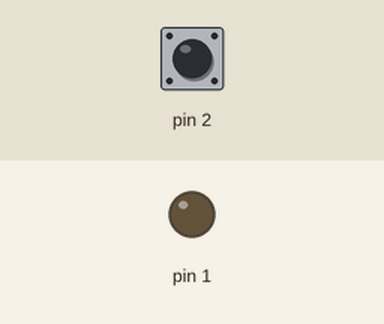
This sketch was run on a simulated Arduino Uno, built with avr-gcc and run on an emulated ATmega328P. Parts: output pins drawn as LEDs (lit = HIGH). The inputs (shaded band) are chosen by the test bench; at power-on: pin 2 HIGH.

Above: at 0.3 s.
At 31.4 s:
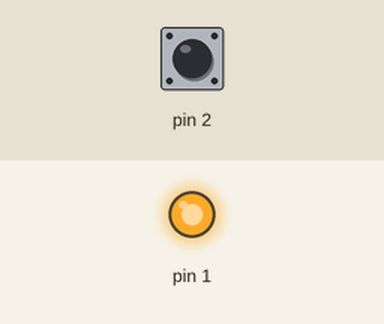
Timing chart, 0 to 32.9 s (numbered marks = the images above):
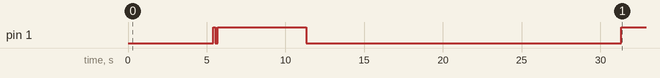

The sketch:

banner.ino
```cpp
// fun/banner - Tier 1
//
// Types an ASCII-art banner into Notepad, then leaves it on screen.
//
// Deliberately benign and unmissable: this is the awareness-training payload.
// Run it in a room where people can see the screen and watch them work out on
// their own that a keyboard typed it. The pause at the end is the whole point -
// do not cut it short.
//
// Uses only unshifted-safe ASCII so it renders identically on US and UK
// layouts. See lib/duck/duck.h for why that matters.

#include <duck.h>

static const char BANNER[] PROGMEM =
    "##############################################################\n"
    "#                                                            #\n"
    "#   THIS TEXT WAS TYPED BY A USB KEYBOARD.                  #\n"
    "#                                                            #\n"
    "#   Nothing was infected. Nothing was copied.               #\n"
    "#   A device that looks like a flash drive can              #\n"
    "#   type ANY key, in ANY order, with no permission.         #\n"
    "#                                                            #\n"
    "#   If this surprised you, plug-in devices are worth        #\n"
    "#   a second look. Ask IT.                                  #\n"
    "#                                                            #\n"
    "##############################################################\n";

// Long enough that a passer-by has time to read it. Bump freely.
#define HOLD_MS 20000

void setup() {
  duckBegin();
  ledPulse(2, 150, 150);

  openRun();
  TYPE("notepad");
  press(KEY_ENTER);
  delay(1500);

  typeFlash(BANNER);

  // Sit there. This is the payload's actual deliverable.
  ledOn();
  delayOrAbort(HOLD_MS);
  ledOff();
}

void loop() {}
```
